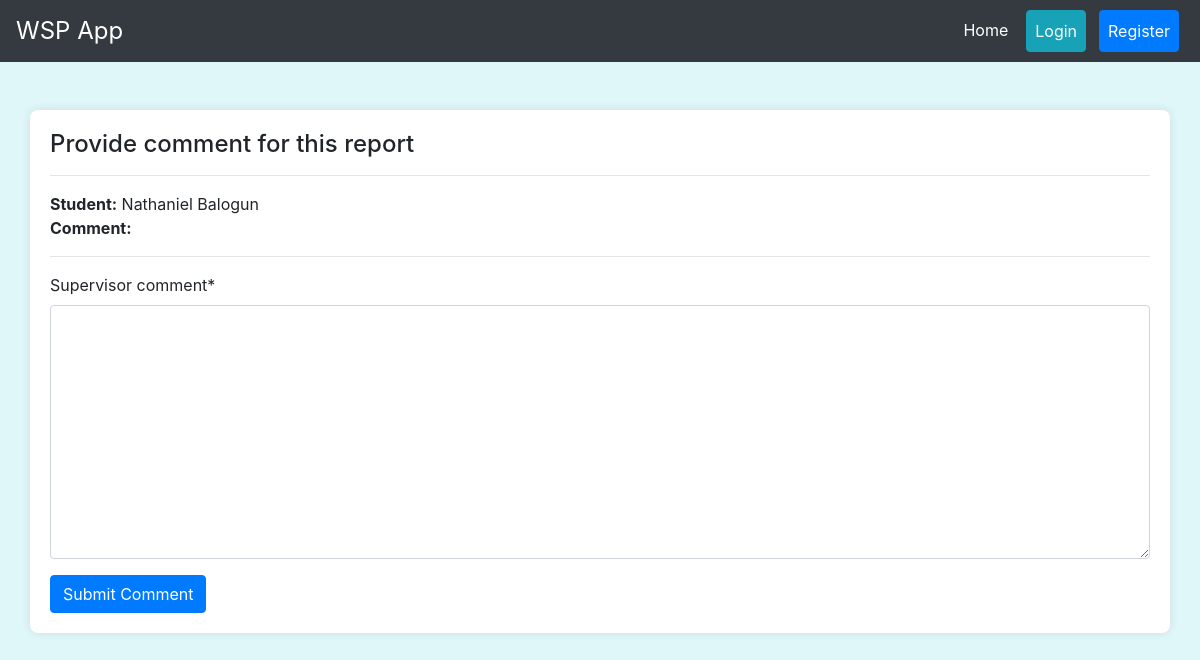
Page /supervisor/work-status/3/ on the earlier database version.
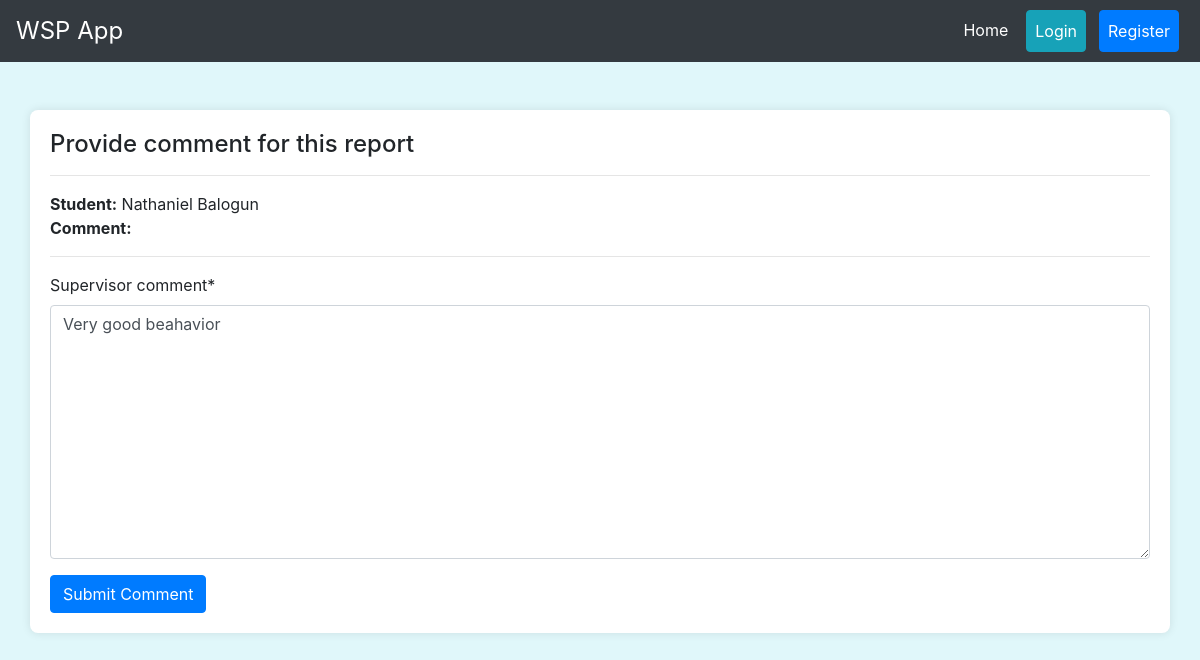
Same page on the later database version.
### workapp/models.py (models this page shows, shortened)
class WorkStatus(models.Model):
    application = models.ForeignKey(StudentApplication, on_delete=models.CASCADE, related_name='work_statuses', null=True)
    date = models.DateField()
    day = models.CharField(max_length=20, null=True)
    start_time = models.CharField(max_length=20, null=True)
    end_time = models.CharField(max_length=20, null=True)
    supervisor_name = models.CharField(max_length=50, null=True)
    student_checked = models.BooleanField(default=False)
    supervisor_approval = models.BooleanField(default=False)
    comments = models.TextField(null=True, blank=True)
    supervisor_comment = models.TextField(null=True)
    class Meta:
        ordering = ['date']

class StudentApplication(models.Model):
    student = models.ForeignKey(User, on_delete=models.CASCADE, related_name='applications', null=True)
    posting_place = models.ForeignKey(PostingPlace, on_delete=models.CASCADE)
    STATUS_CHOICES = [
        ('pending', 'Pending'),
        ('approved', 'Approved'),
        ('rejected', 'Rejected'),
    ]
    status = models.CharField(max_length=10, choices=STATUS_CHOICES, default='pending')
    supervisor_status = models.CharField(max_length=10, null=True, choices=STATUS_CHOICES, default='pending')
    director_approval = models.BooleanField(default=False)
    supervisor_approval = models.BooleanField(default=False, null=True)
    work_completed = models.BooleanField(default=False, null=True, blank=True)
    payment_status = models.BooleanField(default=False, null=True, blank=True)
    payment_receipt = models.ImageField(upload_to='receipts/', default=default_receipt, null=True, blank=True)
    start_date = models.DateField(null=True, blank=True)
    end_date = models.DateField(null=True, blank=True)
    student_photo = models.ImageField(upload_to='student_photos/', default=default_student_photo, null=True, blank=True)
    hod_recommendation_letter = models.FileField(upload_to='hod_signatures/', default=default_hod_signature, null=True, blank=True)
    room_number = models.CharField(max_length=20, null=True, blank=True)
    cgpa = models.DecimalField(max_digits=4, decimal_places=2, null=True, blank=True)
    year_of_study = models.IntegerField(null=True, blank=True)
    reason_for_desiring_to_work = models.TextField(null=True, blank=True)
    signature = models.FileField(upload_to='signatures/', default=default_signature, null=True, blank=True)
    area_of_interest = models.CharField(max_length=255, null=True, blank=True)
    date_signed = models.DateField(null=True, blank=True)
    class Meta:
        ordering = [Case(
            When(status='pending', then=Value(0)),
            When(status='approved', then=Value(1)),
            When(status='rejected', then=Value(2)),
            output_field=IntegerField(),
        )]

class User(AbstractUser):
    ROLE_CHOICES = (
        ('student', 'Student'),
        ('director', 'Director'),
        ('supervisor', 'Supervisor'),
    )
    role = models.CharField(max_length=10, choices=ROLE_CHOICES)
    username = models.CharField(max_length=20, null=True, blank=True, unique=False, default='new_user')
    matric_number = models.CharField(max_length=20, null=True, blank=True, unique=True)
    staff_id = models.CharField(max_length=10, null=True, blank=True, unique=True)
    email = models.EmailField(null=True, blank=False, unique=True)
    department = models.CharField(max_length=100, null=True, blank=False)
    course_of_study = models.CharField(max_length=100, null=True, blank=False)
    faculty = models.CharField(max_length=100, null=True, blank=True, default='Science')
    specialization = models.CharField(max_length=100, null=True, blank=True)
    first_name = models.CharField(max_length=100)
    last_name = models.CharField(max_length=100)
    phone_number = models.CharField(max_length=12, null=True, blank=True, default='08012345678')
    contact_address = models.TextField(null=True, blank=True, default='Ogun State')
    date_of_birth = models.DateField(null=True, blank=True)
    GENDER_CHOICES = [
        ('M', 'Male'),
        ('F', 'Female')
    ]
    gender = models.CharField(max_length=1, choices=GENDER_CHOICES, null=True, blank=True)
    registration_date = models.DateField(default=date.today)
    class Meta:
        ordering = ['-registration_date']

### workapp/views.py (the view)
# urls.py: path('supervisor/work-status/<int:pk>/', views.supervisor_work_status_update, name='supervisor_work_status_update'),
def supervisor_work_status_update(request, pk):
    work_status = get_object_or_404(WorkStatus, pk=pk)
    if request.method == 'POST':
        form = SupervisorWorkStatusForm(request.POST, instance=work_status)
        if form.is_valid():
            form.save()
            messages.success(request, 'Work status updated successfully.')
            return redirect('dashboard')
    else:
        form = SupervisorWorkStatusForm(instance=work_status)
    return render(request, 'supervisor_work_status_update.html', {'form': form, 'work_status': work_status})

### workapp/forms.py
class SupervisorWorkStatusForm(forms.ModelForm):
    class Meta:
        model = WorkStatus
        fields = ['supervisor_comment']

### workapp/templates/supervisor_work_status_update.html (shortened to what this page needs)
{% extends 'base.html' %}
{% load crispy_forms_tags %}
{% block content %}
    <h4>Provide comment for this report</h4> <hr>
    <span><b>Student:</b> {{ work_status.application.student.first_name }} {{ work_status.application.student.last_name }}</span><br>
    <span><b>Comment:</b> {{ work_status.comments }}</span>
    </h4> <hr>
    <form method="post">
        {{ form|crispy }}
        <button type="submit" class="btn btn-primary">Submit Comment</button>
    </form>
{% endblock %}

Differences in the rows shown:
changed WorkStatus "Nathaniel": supervisor_comment (not shown) → "Very good beahavior"
